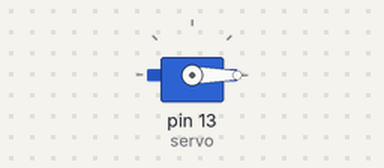
A sketch run on a simulated Arduino Uno, built with avr-gcc and run on an emulated ATmega328P. Shown: servo.

Above: at 0.05 s.
At 1.5 s:
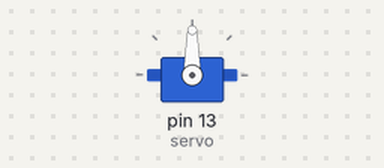
At 3.0 s:
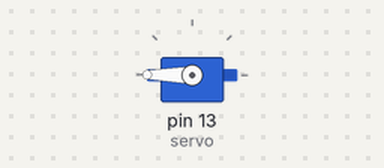
Timing chart, 0 to 6.9 s (numbered marks = the images above):
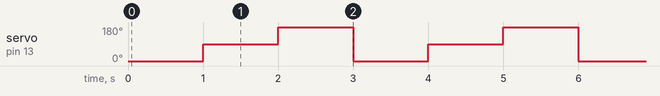

Measured:
- by itself, servo on pin 13 (servo): repeats every 3.0 s: 180° 1.0 s, 0° 1.0 s, 90° 1.0 s

The sketch:

practica_5.ino
```cpp
#include <Servo.h>
//Girar un servo a 90, 180 grados y regresar a 0
Servo servo; // Pin

void setup(){
  // Inicializamos el servomotor
  servo.attach(13);
  // Inicializamos el serial monitor
  Serial.begin(9600);
}

void loop(){
  // Posicion
  servo.write(0);
  delay(1000);
  // Posicion
  servo.write(90);
  delay(1000);
  //Posicion
  servo.write(180);
  delay(1000);
}
```
